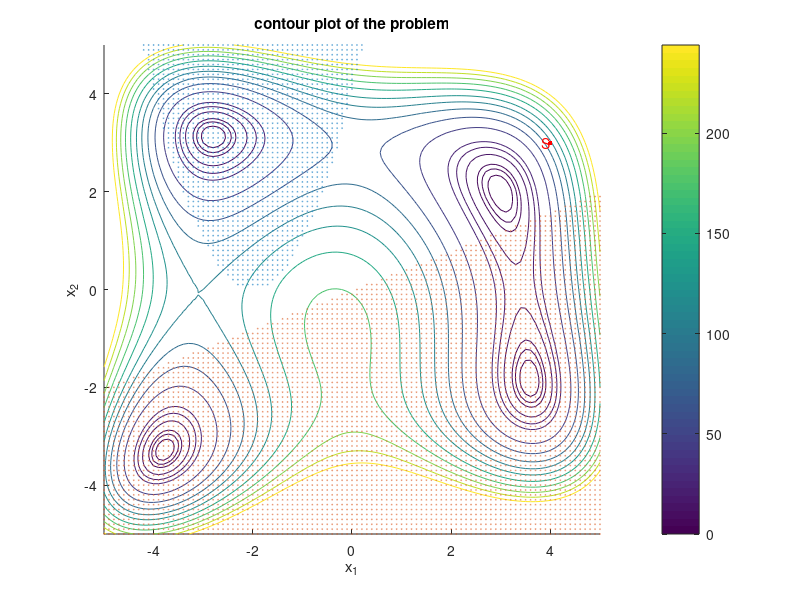

Write MATLAB code to recreate this figure. (Note: this script raises an error after producing the figure.)

clc; clear all; close all;
%difining the problem 
step = 0.1;
x1vec = -5:step:5;
x2vec = -5:step:5;
[x1,x2] = meshgrid(x1vec, x2vec);

q = (x1.^2+x2-11).^2+(x1+x2.^2-7).^2;
c1 = (x1+2).^2-x2 >= 0;
c2 = -4*x1+10*x2 >= 0;

%defining constant etc. 
n = 2;
x0 = [4;3];
B0 = eye(n);
x = x0;
B_k = B0;
tol = 10^-4;
i = 0;
theta = 1; 
alpha = 1;
mu = [0;0];
x_true = [3;2];

%making the contour plot of the problem
v = [0:2:6,6:6:24,24:20:124,124:24:244];
figure(1); hold on;
    title('contour plot of the problem');
    xlabel('x_1');
    ylabel('x_2');
    colorbar
contour(x1,x2,q,v);
    calpha=0.5;
    msize=0.6;
    scatter(x1(~c1), x2(~c1), msize, 'black', 'MarkerFaceAlpha', calpha, 'MarkerEdgeAlpha', calpha);
    scatter(x1(~c2), x2(~c2), msize, 'black', 'MarkerFaceAlpha', calpha, 'MarkerEdgeAlpha', calpha);
    axis([-5 5 -5 5]);

scatter(x0(1),x0(2),[10],'r','filled');
    text(x0(1),x0(2),'S','color','r','FontSize',10,'HorizontalAlignment','right');

for k = 1:50;
    [~,nablaf_k] = Himmelblau(x);
    g = nablaf_k;
        if norm(g,inf) < tol
            break 
        else            
            H = B_k;
            [ck,Ak] = constraint_fun(x);
        end
    [p,~,~,~,lambda] = quadprog(H,g,-Ak',ck);
   
    s = lambda.ineqlin;
    mu = max(abs(s),0.5*(mu+abs(s)));
    %line sceach 
    alpha = linesearch(x, alpha, p, mu)
    p = alpha*p;
    [gradc] = Himmelblau_L_grad(x);
    c = gradc;
    nablax_L = g - c*s;
    
    x = x + p;
    
    [~,nablaf_k_new] = Himmelblau(x);
    [gradc] = Himmelblau_L_grad(x);
    c = gradc;
    y = nablaf_k_new - c*s - nablax_L;
 
       
    if p'*y >= 1/5*p'*B_k*p; 
        theta = 1;
    else
        theta = 4/5* (p'*B_k*p)/(p'*B_k*p-p'*y);
    end
    r_k = theta*y+(1-theta)*B_k*p;
    
    B_k = B_k - (B_k*p*p'*B_k)/(p'*B_k*p)+(r_k*r_k')/(r_k'*p);
    i = i +1;
    
    scatter(x(1),x(2),10,'black','filled');
    text(x(1),x(2),num2str(i),'FontSize',9);
    
    num = [i (x(1)) (x(2)) (((x(1)-x_true(1))^2)^(1/2)) (((x(2)-x_true(2))^2)^(1/2)) (nablax_L(1)) (nablax_L(2))];
    T(i,:)=num;
end
x_end = x;
B_end = B_k;
scatter(x_end(1),x_end(2),[15],'R','filled');
text(x_end(1),x_end(2),'F','color','r','FontSize',10,'HorizontalAlignment','right');
hold off
Table = array2table(T,'VariableNames',{'iterationNumber' 'x1' 'x2' 'error_x1' 'error_x2' 'Nablax_L_x1' 'Nablax_L_x2'});


%%
%the line sceach





